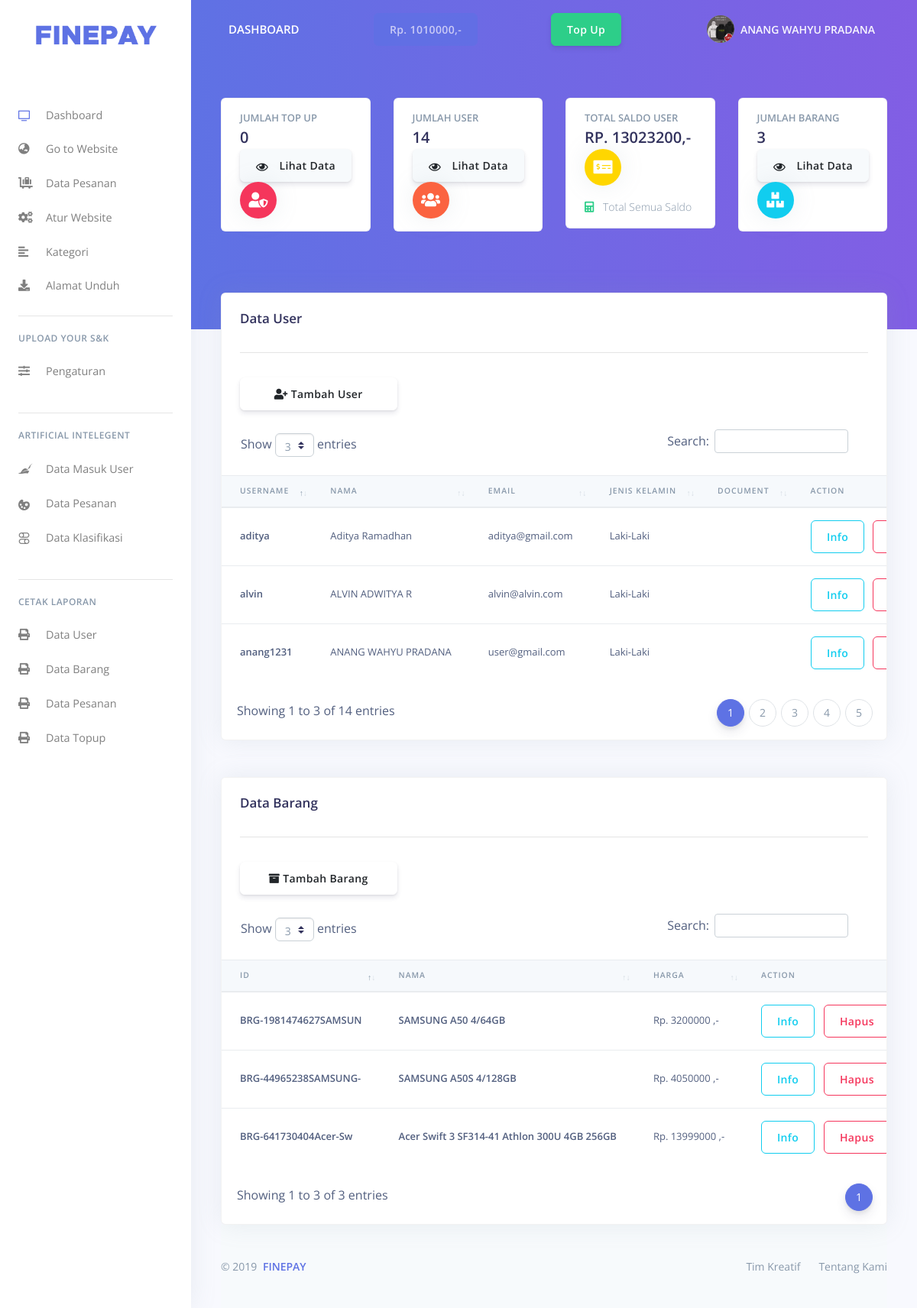
The page /dashboard/admin/ (signed in) on the database its author committed.
### tables this page shows
CREATE TABLE `dompet` (
  `id_dompet` varchar(15) NOT NULL,
  `id_user` varchar(15) DEFAULT NULL,
  `jenis_dompet` varchar(20) DEFAULT NULL,
  `saldo` bigint(20) DEFAULT NULL
);

CREATE TABLE `profil_img` (
  `id_profil` varchar(15) NOT NULL,
  `id_user` varchar(20) NOT NULL,
  `status` varchar(100) NOT NULL
);

CREATE TABLE `users` (
  `id` varchar(15) NOT NULL,
  `username` varchar(50) NOT NULL,
  `nama` varchar(50) NOT NULL,
  `email` varchar(100) NOT NULL,
  `password` varchar(100) NOT NULL,
  `tglLahir` date DEFAULT NULL,
  `jk` enum('L','P','','') NOT NULL,
  `angkatan` year(4) NOT NULL,
  `alamat` text DEFAULT NULL,
  `nomorTelp` varchar(12) DEFAULT NULL,
  `level` varchar(50) NOT NULL
);

CREATE TABLE `barang` (
  `id_barang` varchar(20) NOT NULL,
  `nama_barang` varchar(50) NOT NULL,
  `harga` decimal(10,0) NOT NULL
);

### dashboard/admin/data-user.php (the view, shortened to what the rows shown need)
<div class="container-fluid mt--7">
      <div class="row mt-5">
        <div class="col-xl-12 mb-5 mb-xl-0">
          <div class="card shadow">
              <div class="table-responsive">
            <?php
            $data_admin = "SELECT users.id, users.username, users.nama, users.email, users.password, DATE_FORMAT(users.tglLahir, '%M %d %Y') as tglLahir, users.jk, users.alamat, users.angkatan, users.nomorTelp, users.level, personal_identity.id_personal_identity, personal_identity.id_user, personal_identity.ktp, personal_identity.ktm FROM users LEFT JOIN personal_identity ON users.id = personal_identity.id_user WHERE users.level='user'";
            $hasil_admin = mysqli_query($koneksi, $data_admin);
            $total_record_admin = mysqli_num_rows($hasil_admin);
            ?>
              <table id="tabel-data-user" class="table align-items-center">
                <thead class="thead-light">
                  <tr>
                    <th scope="col">Username</th>
                    <th scope="col">Nama</th>
                    <th scope="col">Email</th>
                    <th scope="col">Jenis Kelamin</th>
                    <th scope="col">Document</th>
                    <th scope="col">Action</th>
                  </tr>
                </thead>
                <tbody>
                <?php
            if (($total_record_admin) > 0) {
              while($row = mysqli_fetch_assoc($hasil_admin)) {
                if($row["jk"]=='L') {
                  $showJK = 'Laki-Laki';
                } else if($row["jk"] == 'P') {
                  $showJK = 'Perempuan';
                } else {
                  $showJK = 'Tidak Terdefinisikan';
                }
                    if($row['ktp'] == true) {
                      $showKTP = $row['ktp'];
                      $linkKTP = "../assets/img/datadiri/".$showKTP;
                      $tampilrowKTP = "
                        <a href='".$linkKTP."' class='avatar avatar-sm' data-toggle='tooltip' target='_blank'>
                          <img  src='../assets/img/datadiri/".$showKTP."' class='rounded-circle'>
                        </a>";
                    } else {
                      $tampilrowKTP = "";
                    }
                    if($row['ktm'] == true) {
                      $showKTM = $row['ktm'];
                      $linkKTM = "../assets/img/datadiri/".$showKTM;
                      $tampilrowKTM = "
                        <a href='".$linkKTM."' class='avatar avatar-sm' data-toggle='tooltip' target='_blank'>
                          <img  src='../assets/img/datadiri/".$showKTM."' class='rounded-circle'>
                        </a>";
                    } else {
                      $tampilrowKTM = "";
                    }
                  echo "<tr>
                    <th scope='row'>" . $row["username"]. "</th>
                    <td>" . $row["nama"]."</td>
                    <td>".$row["email"]."</td>
                    <td>".$showJK."</td>
                    <td>
                    <div class='avatar-group'>
                      ".$tampilrowKTP.$tampilrowKTM."
                    </div>
                    </td>
                    <td scope='row'>
                      <button type='button' class='btn btn-outline-info' data-toggle='modal' data-target='#modal-notification". $row["id"] . "'>Info</button>
                      <button type='button' class='btn btn-outline-danger' data-toggle='modal' data-target='#modal-hapus". $row["id"] . "'>Hapus</button>
                    </td>
                  </tr>"; ?>
                    </div>
                  </div>
                      </div>
                    </div>
                  </div>
        <?php };
            } else {
              echo "<div class='alert alert-warning text-center' role='alert>
              <span class='alert-inner--icon><strong>Warning!</strong> Tidak ada data ditemukan</span>
              </div>";
            }
                ?>

### dashboard/admin/header-admin.php (shortened to what the rows shown need)
<?php include('query-admin.php'); ?>
<!DOCTYPE html>
<html lang="en">
<head>
  <?php
    include('link-asset.php');
   ?>
</head>
<body class="">
      <?php include('sidebar-admin.php'); ?>
  <div class="main-content">
    <nav class="navbar navbar-top navbar-expand-md navbar-dark" id="navbar-main">
      <div class="container-fluid">
        <?php
        if($showCreateDompet_admin == true) {
        ?>
          <button type="button" class="btn btn-primary"  data-toggle="modal" data-target="#modal-buat-dompet">
          <span>Buat Dompet Sekarang</span>
          <span class="badge badge-white"><?php echo $a ?></span>
          </button>
        <?php
        } else if($showCreateDompet_admin == false) {
        ?>
          <button type="button" class="btn btn-primary" disabled>
          <span><?php echo $a ?></span>
          </button>
          <button type="button" class="btn btn-success"   data-toggle="modal" data-target="#modal-topup-dompet">
          <span>Top Up</span>
          </button>
        <?php
        }
        ?>
        <?php include('dropdown-admin.php'); ?>
      </div>
    </nav>

### dashboard/admin/dropdown-foto-profil-admin.php
 <?php
$id_user_admin = $_SESSION['id'];
   $sqlImg = "SELECT * FROM profil_img WHERE id_user='$id_user_admin'";
   $resultImg = mysqli_query($koneksi, $sqlImg);
   while ($rowimg = mysqli_fetch_assoc($resultImg)) {
     echo "<span class='avatar avatar-sm rounded-circle'>";
       if ( $rowimg['status'] > 0) {
         echo "<img src='../assets/img/theme/".$rowimg['status']."' class='rounded-circle'>";
       } else {
         echo "BELUM ADA FOTO";
       }
     echo "</span>";
   }
   ?>

### dashboard/admin/data-barang.php (shortened to what the rows shown need)
<div class="row mt-5">
  <div class="col-xl-12 mb-5 mb-xl-0">
    <div class="card shadow">
        <div class="table-responsive">
      <?php
          $query_view_barang = "SELECT * FROM barang";
          $sql_view_barang= mysqli_query($koneksi, $query_view_barang );
          $view_barang = mysqli_num_rows($sql_view_barang);
      ?>
        <table id="tabel-data-barang" class="table align-items-center">
          <thead class="thead-light">
            <tr>
              <th scope="col">ID</th>
              <th scope="col">Nama</th>
              <th scope="col">Harga</th>
              <th scope="col">Action</th>
            </tr>
          </thead>
          <tbody>
          <?php
          if (($view_barang) > 0) {
              while($vi_barang = mysqli_fetch_assoc($sql_view_barang)) {
              echo "<tr> <th scope='row'>" . $vi_barang["id_barang"]."</th>
                  <th scope='row'>" . $vi_barang["nama_barang"]. "</th>
                  <td>Rp. " . $vi_barang["harga"]." ,-</td>
                  <td scope='row'>
                  <button type='button' class='btn btn-outline-info' data-toggle='modal' data-target='#modal-notification". $vi_barang["id_barang"] . "'>Info</button>
                  <button type='button' class='btn btn-outline-danger' data-toggle='modal' data-target='#modal-hapus". $vi_barang["id_barang"] . "'>Hapus</button>
                  </td>
              </tr>"; ?>
              </div>
            </div>
  <?php };
      } else {
        echo "<div class='alert alert-warning text-center' role='alert>
        <span class='alert-inner--icon><strong>Warning!</strong> Tidak ada data ditemukan</span>
        </div>";
      }
          ?>

### rows shown on the page
dompet: saldo "Rp. 1010000,-"
profil_img: status (picture)
users: username "aditya", nama "Aditya Ramadhan", email "aditya@gmail.com", jk "Laki-Laki"
users: username "alvin", nama "ALVIN ADWITYA R", email "alvin@alvin.com", jk "Laki-Laki"
users: username "anang1231", nama "ANANG WAHYU PRADANA", email "user@gmail.com", jk "Laki-Laki"
barang: id_barang "BRG-1981474627SAMSUN", nama_barang "SAMSUNG A50 4/64GB", harga "3200000"
barang: id_barang "BRG-44965238SAMSUNG-", nama_barang "SAMSUNG A50S 4/128GB", harga "4050000"
barang: id_barang "BRG-641730404Acer-Sw", nama_barang "Acer Swift 3 SF314-41 Athlon 300U 4GB 256GB", harga "13999000"

### other values the page prints
$_SESSION['nama'] "ANANG WAHYU PRADANA"
$hasil_jml_topup "0"
$hasil_jml_user "14"
$jml_saldo['jml_saldo'] "13023200"
$hasil_jml_barang "3"
